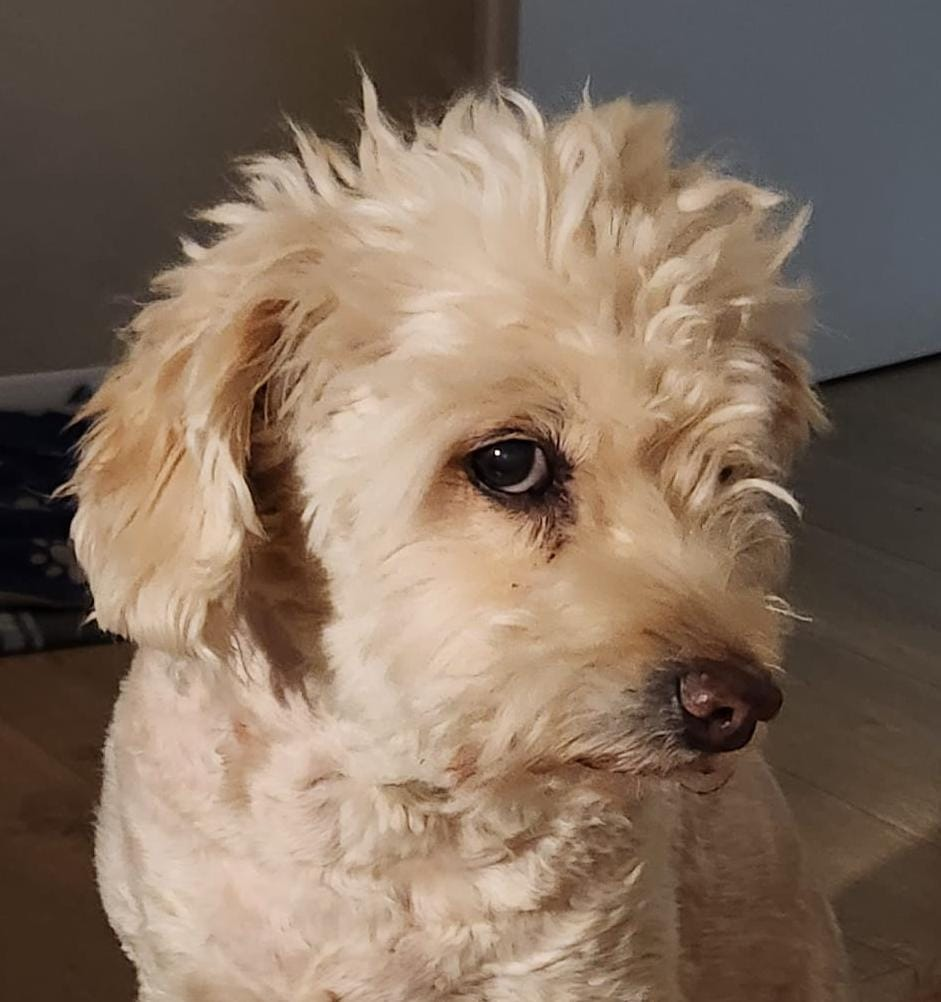
%> input picture Images/boni.jpeg, 941 x 1002 px
$ octave --eval "result = black_correction(imread('../../Images/boni.jpeg'));"   (GNU Octave 9; MATLAB toolbox functions it lacks are replaced by stand-ins)
%> lines starting %> are read from the running program, lines starting %| are printed output that depends on the picture; in (x1, y1, x2, y2) boxes, pixels count from 0 and x2, y2 are one past the last pixel; in counts of white or black regions, pixels touching at a corner belong together; the program's own positions count from 1
function [ new_image ] = black_correction( img )
%black_correction fix the background of an image (assuming black) to absolute
%black color and fix the foreground color accordingly.
%   Input - RGB Image to be corrected.
%   Output - Corrected image.

% back1 and back2 are two different ways to isolate black background.
% After calculating both ways we pick the best one for this particular
% image.

% clear all;
% img = imread('IMAG0902.jpg');
ShowResults = false;

back1 = im2bw(rgb2gray(img),graythresh(img));
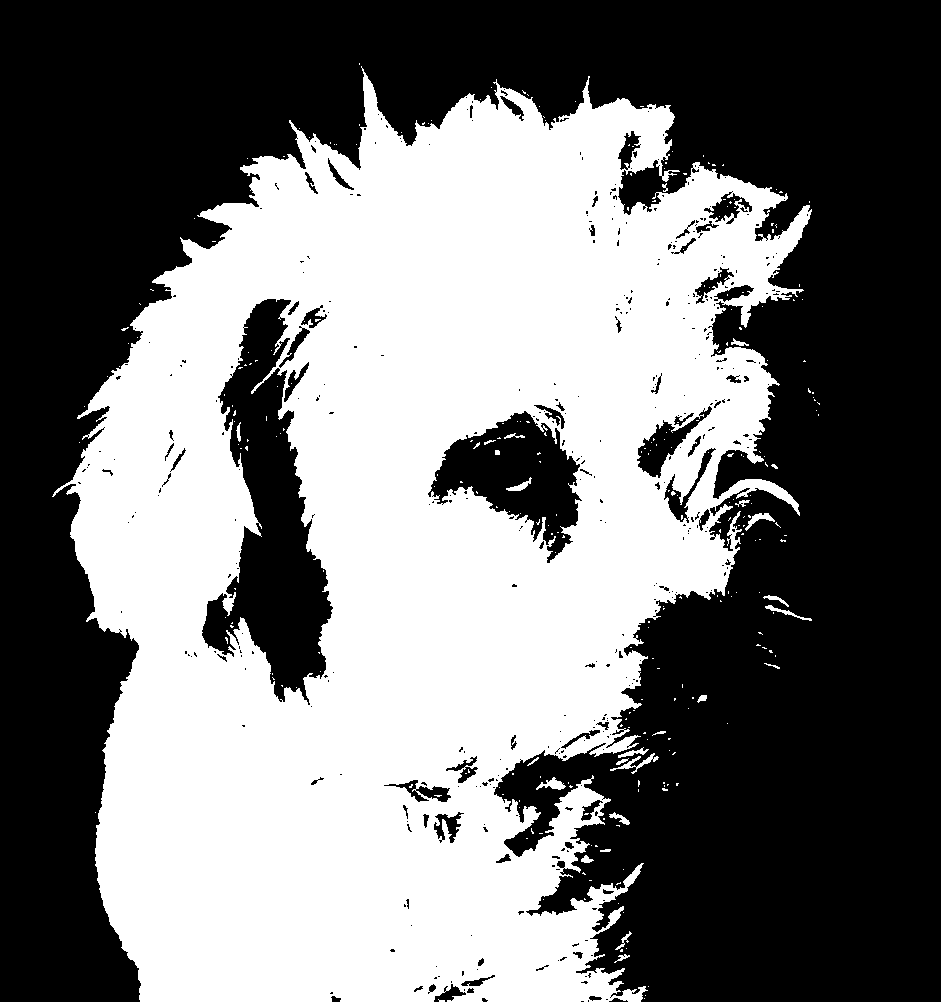
%> back1: size 1002x941 logical; 46.3% white; 285 white regions (259 under 20 px), largest, box (x1, y1, x2, y2) and area: (52, 66, 812, 1002) 434037, (610, 753, 659, 774) 227, (536, 777, 566, 790) 181
back2 = ~(var(double(img),1,3)<320 & mean(double(img),3)<120);
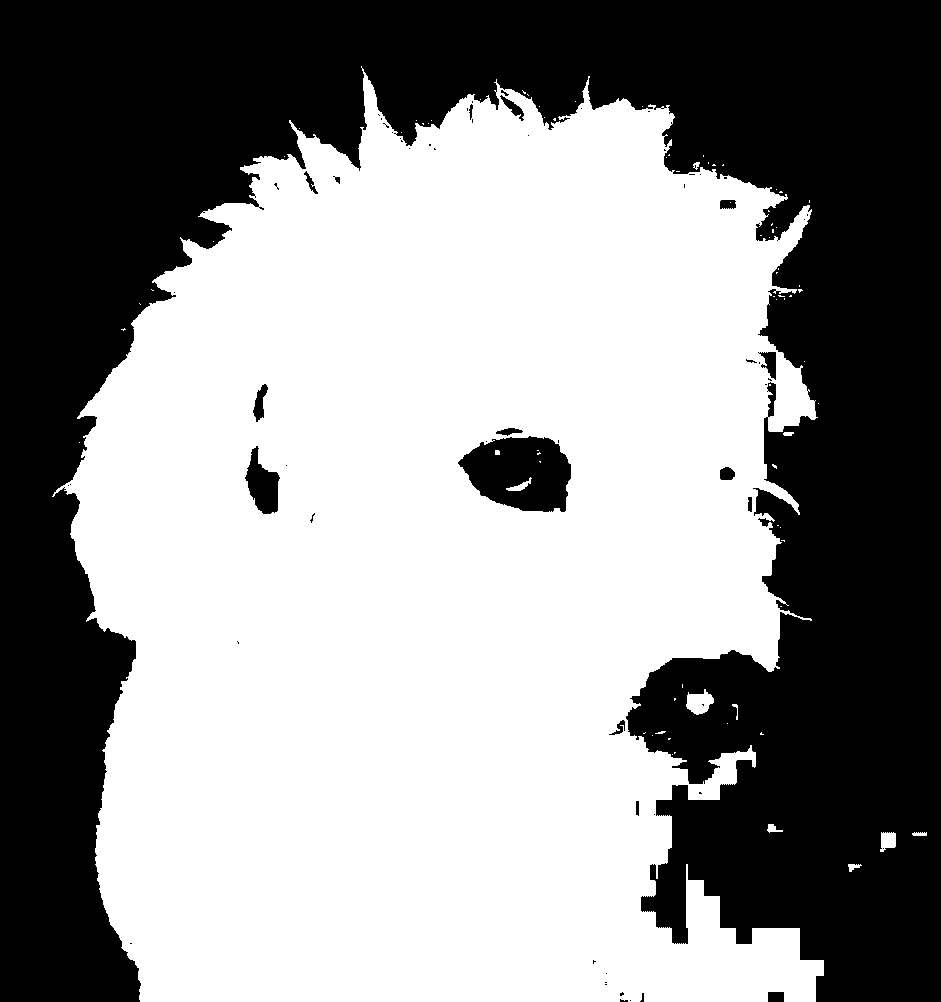
%> back2: size 1002x941 logical; 56.3% white; 65 black regions (46 under 20 px), largest, box (x1, y1, x2, y2) and area: (0, 0, 941, 1002) 402960, (458, 436, 571, 512) 6229, (245, 446, 280, 514) 1339

if sum(sum(back1))<sum(sum(back2))
    background = back1;
else
    background = back2;
end

if ShowResults
    figure;
    subplot(1,3,1); title('back1'); imshow(back1);
    subplot(1,3,2); title('back2'); imshow(back2);
    subplot(1,3,3); title('picked'); imshow(background);
end

% averaging black background
count = 0;
total(1,1,:) = [0 0 0];
for i=1:size(img,1)
    for j=1:size(img,2)
        if ~background(i,j)
            count = count+1;
            total = total+double(img(i,j,:));
        end
    end
end
%> after the loop, count = 506104; total = [40541101 33347867 28508784]
average = total./count;
%> average = [80.1 65.89 56.33]

% black balance factor
factor = 255./(255-average);
%> factor = [1.46 1.35 1.28]

% applying factor on image
img_d = double(img);
new_image(:,:,1) = factor(1,1,1).*(img_d(:,:,1)-average(1,1,1));
new_image(:,:,2) = factor(1,1,2).*(img_d(:,:,2)-average(1,1,2));
new_image(:,:,3) = factor(1,1,3).*(img_d(:,:,3)-average(1,1,3));
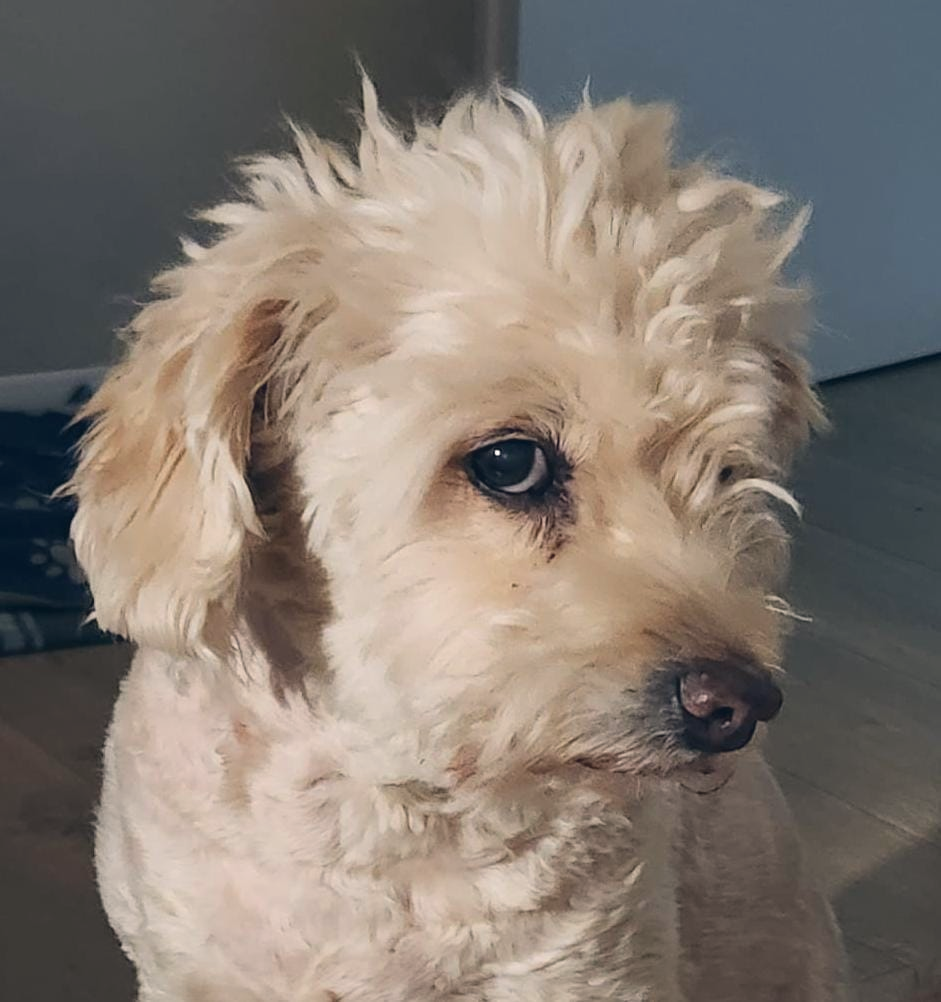
%> new_image: size 1002x941x3 double; mean R, G, B 76.1, 62.2, 49.7; drawn with min black and max white
new_image = uint8(new_image);
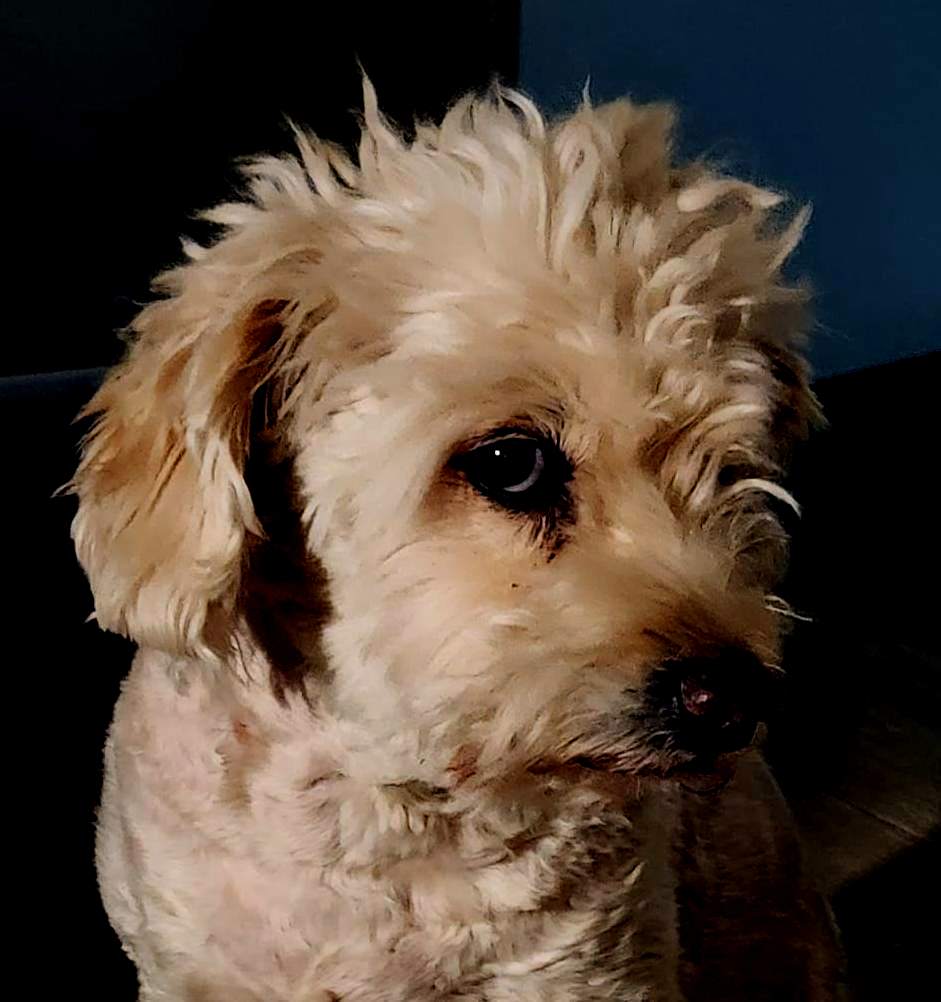
%> new_image: size 1002x941x3 uint8; mean R, G, B 83.5, 68.7, 56.4

if ShowResults
    figure;
    subplot(1,2,1); title('original'); imshow(img);
    subplot(1,2,2); title('new'); imshow(new_image);
end

end
